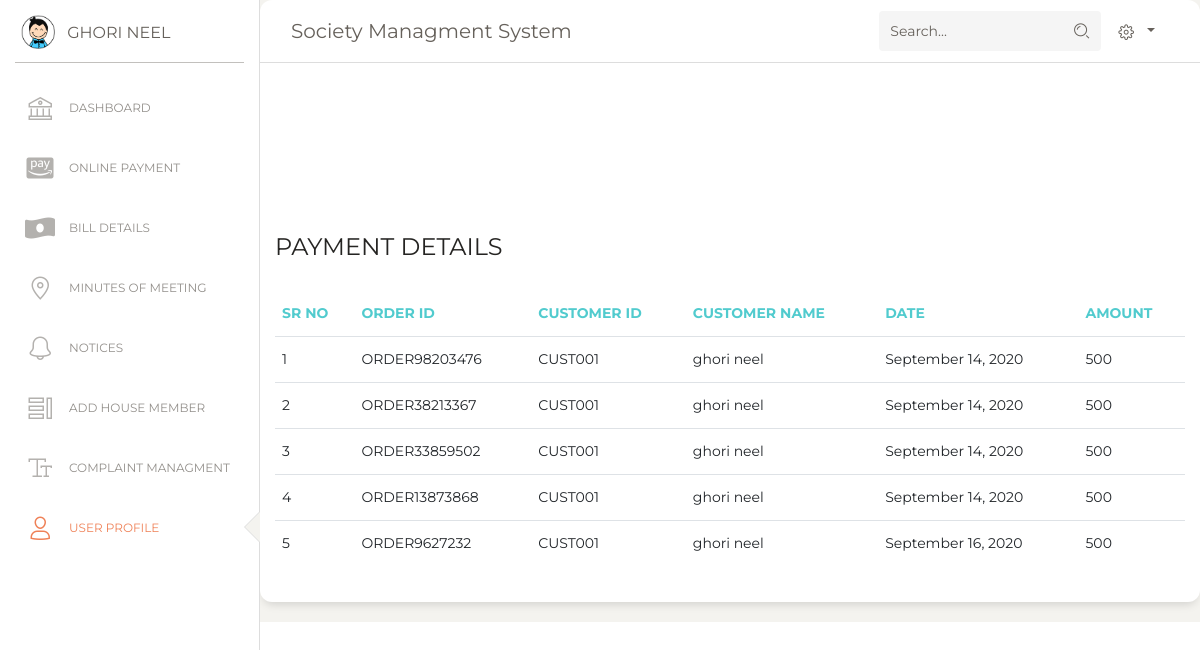
Screenshot of /SMS/user/dashboard/online_pay_user.php (signed in) with the database file from the repository.
### tables this page shows
CREATE TABLE `payment_user` (
  `pay_id` int(11) NOT NULL,
  `order_id` varchar(30) DEFAULT NULL,
  `customer_id` varchar(30) DEFAULT NULL,
  `customer_name` varchar(50) DEFAULT NULL,
  `date` varchar(50) DEFAULT NULL,
  `amount` varchar(50) DEFAULT NULL,
  `user_id` int(11) DEFAULT NULL
);

### SMS/user/dashboard/online_pay_user.php (the view, shortened to what this page needs)
<!DOCTYPE html>
<html lang="en">
<head>
  <link href="https://maxcdn.bootstrapcdn.com/font-awesome/latest/css/font-awesome.min.css" rel="stylesheet">
  <link href="../assets/css/bootstrap.min.css" rel="stylesheet" />
  <link href="../assets/css/paper-dashboard.css?v=2.0.1" rel="stylesheet" />
  <link href="../assets/demo/demo.css" rel="stylesheet" />
</head>
<body class="">
  <div class="wrapper ">
    <div class="sidebar" data-color="white" data-active-color="danger">
      <div class="logo">
        <a href="https://www.creative-tim.com" class="simple-text logo-mini">
          <div class="logo-image-small">
            <img src="../assets/img/logo-small.png">
          </div>
        </a>
        <a href="https://www.creative-tim.com" class="simple-text logo-normal">
          <?php echo $_SESSION['username'];?>
        </a>
      </div>
      <div class="sidebar-wrapper">
      <?php  include "side_menu_user.php"?>
      </div>
    </div>
    <div class="main-panel">
      <nav class="navbar navbar-expand-lg navbar-absolute fixed-top navbar-transparent">
        <div class="container-fluid">
          <div class="navbar-wrapper">
            <a class="navbar-brand" href="#">Society Managment System</a>
          </div>
          <div class="collapse navbar-collapse justify-content-end" id="navigation">
            <form>
              <div class="input-group no-border">
                <input type="text" value="" class="form-control" placeholder="Search...">
                <div class="input-group-append">
                  <div class="input-group-text">
                    <i class="nc-icon nc-zoom-split"></i>
                  </div>
                </div>
              </div>
            </form>
            <ul class="navbar-nav">
              <li class="nav-item btn-rotate dropdown">
                <a class="nav-link dropdown-toggle" href="http://example.com" id="navbarDropdownMenuLink" data-toggle="dropdown" aria-haspopup="true" aria-expanded="false">
                  <i class="nc-icon nc-settings-gear-65"></i>
                </a>
              </li>
            </ul>
          </div>
        </div>
      </nav>
        <div class="row">
          <div class="col-md-12">
            <div class="card">
              <div class="card-header">
                <h4><br><br></h4>
                <h4 class="card-title">PAYMENT DETAILS</h4>
              </div>
              <div class="card-body">
                <div class="table-responsive">
                  <table class="table">
                    <thead class=" text-primary">
                    <th>
                        Sr No
                      </th>
                        <th>
                        ORDER ID
                      </th>
                      <th>
                      CUSTOMER ID
                      </th>
                      <th>
                        CUSTOMER NAME
                      </th>
                      <th>
                        DATE
                      </th>
                       <th>
                       AMOUNT
                      </th>
                    </thead>
<tbody>
 <?php
include "connection.php";
$displayquery="select * from payment_user where user_id=".$_SESSION['user'];
$result = mysqli_query($conn,$displayquery);
if(mysqli_num_rows($result)>0){
  $number=1;
  while ($row=mysqli_fetch_array($result)) {
   echo  '<tr>';
   echo '<td>'.$number.'</td>';
    echo '<td>'.$row['order_id'].'</td>';
     echo '<td>'.$row['customer_id'].'</td>';
      echo '<td>'.$row['customer_name'].'</td>';
       echo '<td>'.$row['date'].'</td>';
        echo '<td>'.$row['amount'].'</td>';
echo'</tr>';
$number++;
}
 }?>
      </tbody>
                  </table>
                </div>
              </div>
            </div>
          </div>
        </div>
      </div>
</body>
</html>

### rows the page displays
payment_user: order "ORDER98203476", customer "CUST001", customer_name "ghori neel", date "September 14, 2020", amount "500"
payment_user: order "ORDER38213367", customer "CUST001", customer_name "ghori neel", date "September 14, 2020", amount "500"
payment_user: order "ORDER33859502", customer "CUST001", customer_name "ghori neel", date "September 14, 2020", amount "500"
payment_user: order "ORDER13873868", customer "CUST001", customer_name "ghori neel", date "September 14, 2020", amount "500"
payment_user: order "ORDER9627232", customer "CUST001", customer_name "ghori neel", date "September 16, 2020", amount "500"

### other values shown
$_SESSION['username'] "GHORI NEEL"
